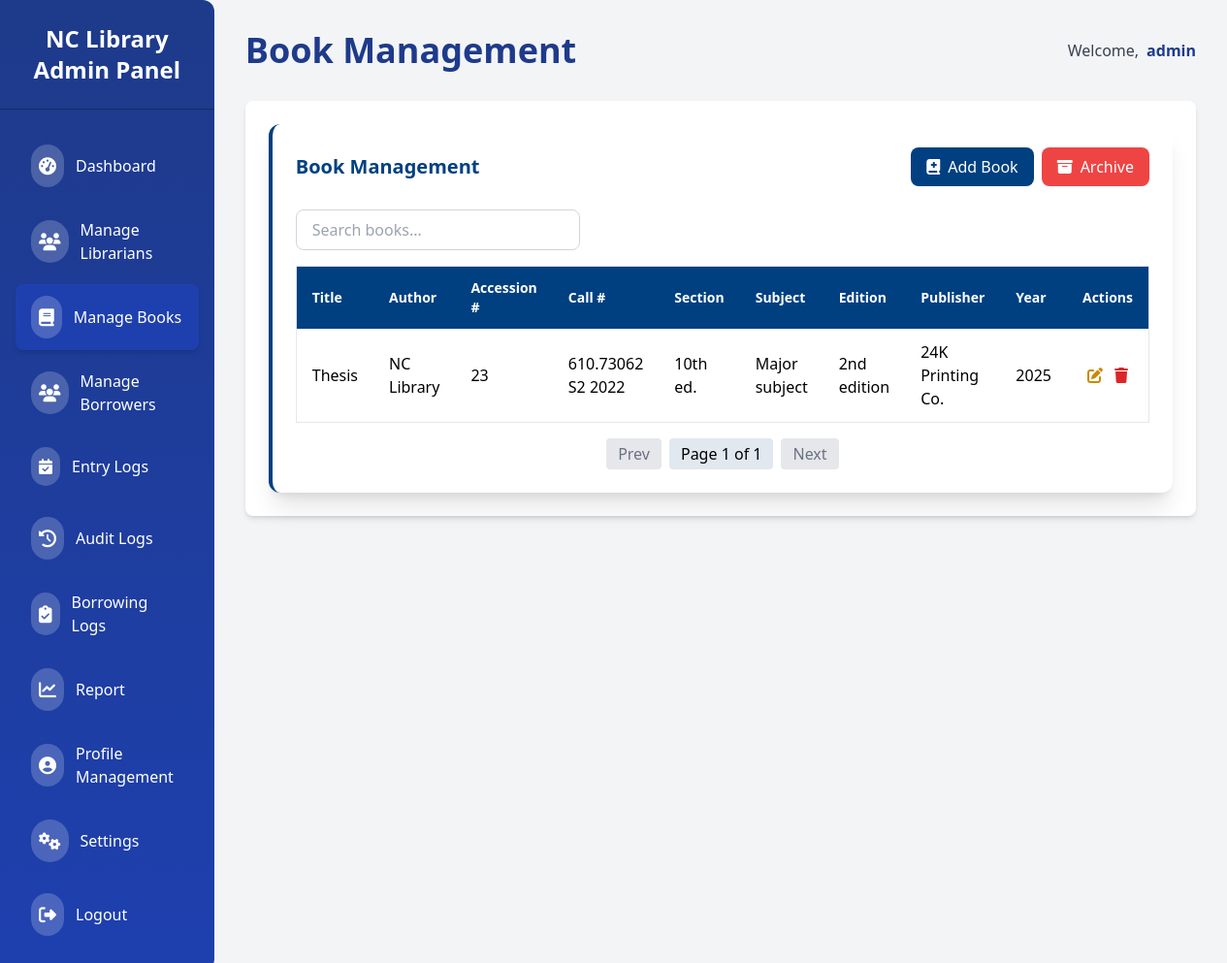
Page /admin/books (signed in) on the committed database.
### app/models/book.py (models this page shows, shortened)
class Book(db.Model):
    id = db.Column(db.Integer, primary_key=True)
    title = db.Column(db.String(200), nullable=False)
    author = db.Column(db.String(120), nullable=False)
    assecion_number = db.Column(db.Integer, nullable=False)
    call_number = db.Column(db.String(50), nullable=False)
    publisher = db.Column(db.String(120), nullable=True)
    year_published = db.Column(db.Integer, nullable=True)
    classification_id = db.Column(
        db.Integer, db.ForeignKey('classification.id'), nullable=False
    )
    section_id = db.Column(db.Integer, db.ForeignKey('section.id'), nullable=True)
    subject_type_id = db.Column(db.Integer, db.ForeignKey('subject_type.id'), nullable=True)
    edition_id = db.Column(db.Integer, db.ForeignKey('edition.id'), nullable=True)
    is_archived = db.Column(db.Boolean, default=False, nullable=False)

class Section(db.Model):
    id = db.Column(db.Integer, primary_key=True)
    name = db.Column(db.String(100), unique=True, nullable=False)
    books = db.relationship('Book', backref='section', lazy=True)

class SubjectType(db.Model):
    id = db.Column(db.Integer, primary_key=True)
    name = db.Column(db.String(100), unique=True, nullable=False)
    books = db.relationship('Book', backref='subject_type', lazy=True)

class Edition(db.Model):
    id = db.Column(db.Integer, primary_key=True)
    name = db.Column(db.String(100), unique=True, nullable=False)
    books = db.relationship('Book', backref='edition', lazy=True)

### app/routes/admin/books.py (the view)
@admin_bp.route('/books')
@role_required("admin")
def list_books():
    page = request.args.get('page', 1, type=int)
    per_page = 10  # number of books per page
    pagination = Book.query.filter_by(is_archived=False).order_by(Book.title.asc()).paginate(page=page, per_page=per_page)
    books = pagination.items
    sections = Section.query.all()
    classification = Classification.query.all()
    subject_types = SubjectType.query.all()
    editions = Edition.query.all()
    return render_template('admin/books.html',
                           books=books,
                           sections=sections,
                           subject_types=subject_types,
                           editions=editions,
                           pagination=pagination,
                           classification=classification)

### app/templates/admin/books.html (shortened to what this page needs)
{% extends "admin/admin_base.html" %}  {% block header %}Book Management{% endblock %} {% block content %}
<div
  class="col-span-full bg-white shadow-xl rounded-xl p-6 border-l-4 border-[#004080]"
>
  <div
    class="flex flex-col md:flex-row md:items-center md:justify-between gap-4 mb-6"
  >
    <h2 class="text-xl font-semibold text-[#004080]">Book Management</h2>
    <div class="flex gap-2">
      <button
        type="button"
        onclick="openAddBookModal()"
        class="bg-[#004080] text-white px-4 py-2 rounded-lg hover:bg-[#002244] transition flex items-center gap-2"
      >
        <i class="fas fa-book-medical"></i>
        <span>Add Book</span>
      </button>
      <a
        href="{{ url_for('admin.archived_books') }}"
        class="bg-red-500 text-white px-4 py-2 rounded-lg hover:bg-red-800 transition flex items-center gap-2"
      >
        <i class="fas fa-archive"></i>
        <span>Archive</span>
      </a>
    </div>
  </div>
  <div class="mb-4">
    <input
      type="text"
      id="searchInput"
      placeholder="Search books..."
      class="w-full md:w-1/3 border border-gray-300 rounded-lg px-4 py-2 focus:outline-none focus:ring-2 focus:ring-[#004080]"
    />
  </div>
  <div class="overflow-x-auto">
    <table class="min-w-full border border-gray-200 rounded">
      <thead class="bg-[#004080] text-white">
        <tr>
          <th class="px-4 py-3 text-left text-sm font-semibold">Title</th>
          <th class="px-4 py-3 text-left text-sm font-semibold">Author</th>
          <th class="px-4 py-3 text-left text-sm font-semibold">Accession #</th>
          <th class="px-4 py-3 text-left text-sm font-semibold">Call #</th>
          <th class="px-4 py-3 text-left text-sm font-semibold">Section</th>
          <th class="px-4 py-3 text-left text-sm font-semibold">Subject</th>
          <th class="px-4 py-3 text-left text-sm font-semibold">Edition</th>
          <th class="px-4 py-3 text-left text-sm font-semibold">Publisher</th>
          <th class="px-4 py-3 text-left text-sm font-semibold">Year</th>
          <th class="px-4 py-3 text-center text-sm font-semibold">Actions</th>
        </tr>
      </thead>
      <tbody class="divide-y">
        {% for book in books %}
        <tr class="hover:bg-gray-50">
          <td class="px-4 py-3 font-medium">{{ book.title }}</td>
          <td class="px-4 py-3">{{ book.author }}</td>
          <td class="px-4 py-3">{{ book.assecion_number }}</td>
          <td class="px-4 py-3">{{ book.call_number }}</td>
          <td class="px-4 py-3">
            {{ book.section.name if book.section else '-' }}
          </td>
          <td class="px-4 py-3">
            {{ book.subject_type.name if book.subject_type else '-' }}
          </td>
          <td class="px-4 py-3">
            {{ book.edition.name if book.edition else '-' }}
          </td>
          <td class="px-4 py-3">{{ book.publisher or '-' }}</td>
          <td class="px-4 py-3">{{ book.year_published or '-' }}</td>
          <td class="px-4 py-3 text-center space-x-2">
            <button
              type="button"
              onclick='openEditBookModal({{
                {
                  "id": book.id,
                  "title": book.title,
                  "author": book.author,
                  "assecion_number": book.assecion_number,
                  "call_number": book.call_number,
                  "publisher": book.publisher,
                  "year_published": book.year_published,
                  "section_id": book.section_id,
                  "subject_type_id": book.subject_type_id,
                  "edition_id": book.edition_id
                } | tojson
              }})'
              class="text-yellow-600 hover:text-yellow-800"
            >
              <i class="fas fa-edit"></i>
            </button>
            <form
              method="POST"
              action="{{ url_for('admin.delete_book', book_id=book.id) }}"
              class="inline"
            >
              <button type="submit" class="text-red-600 hover:text-red-800">
                <i class="fas fa-trash"></i>
              </button>
            </form>
          </td>
        </tr>
        {% else %}
        <tr>
          <td colspan="11" class="text-center py-6 text-gray-500">
            No books found.
          </td>
        </tr>
        {% endfor %}
      </tbody>
    </table>
  </div>
  <div class="mt-4 flex justify-center items-center space-x-2">
    {% if pagination.has_prev %}
    <a
      href="{{ url_for('admin.list_books', page=pagination.prev_num) }}"
      class="px-3 py-1 bg-[#cbd5e1] rounded hover:bg-gray-300"
      >Prev</a
    >
    {% else %}
    <span class="px-3 py-1 bg-gray-200 rounded text-gray-500">Prev</span>
    {% endif %}
    <span class="px-3 py-1 bg-[#e2e8f0] rounded"
      >Page {{ pagination.page }} of {{ pagination.pages }}</span
    >
    {% if pagination.has_next %}
    <a
      href="{{ url_for('admin.list_books', page=pagination.next_num) }}"
      class="px-3 py-1 bg-[#cbd5e1] rounded hover:bg-gray-300"
      >Next</a
    >
    {% else %}
    <span class="px-3 py-1 bg-gray-200 rounded text-gray-500">Next</span>
    {% endif %}
  </div>
</div>
{% endblock %}

### rows in the picture
Book: title "Thesis", author "NC Library", assecion_number "23", call_number "610.73062 S2 2022", section "10th ed.", subject_type "Major subject", edition "2nd edition", publisher "24K Printing Co.", year_published "2025"

### other values in the picture
{{ session.username }} "admin"
{{ pagination.page }} "1"
{{ pagination.pages }} "1"
